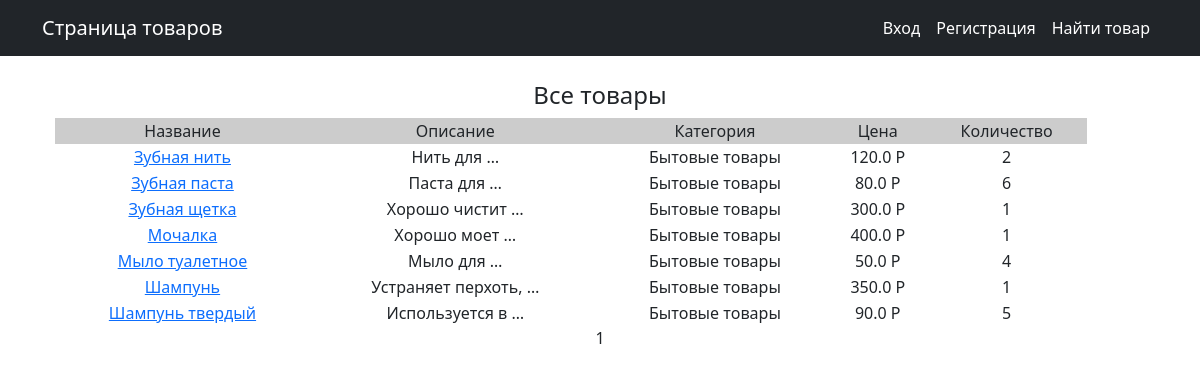
The app's page /, older data.
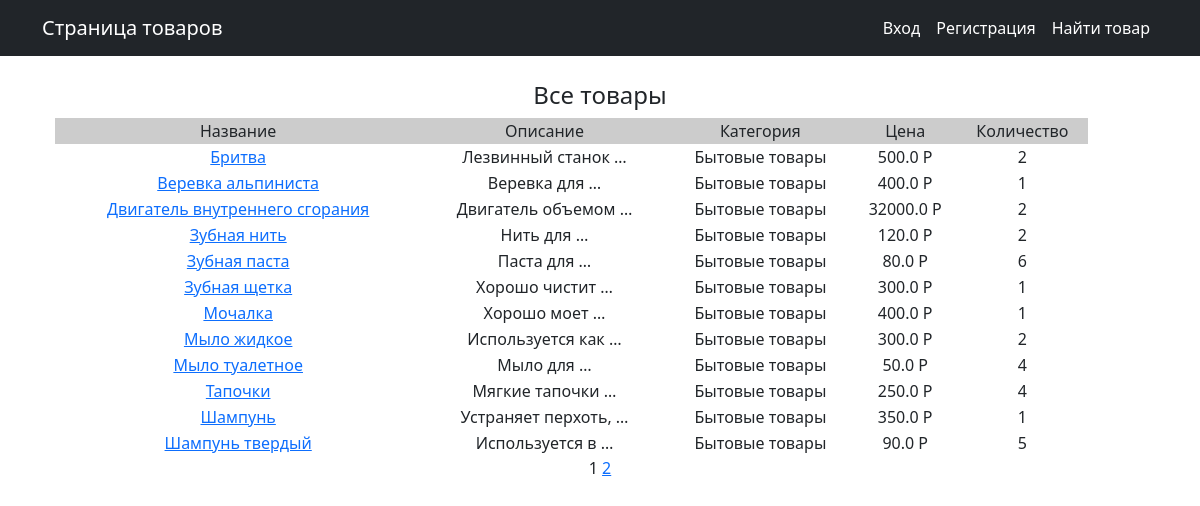
The same page, newer data.
### product/models.py (models this page shows, shortened)
class Product(models.Model):
    name = models.CharField(
        max_length=50,
        unique=True,  # названия товаров не должны повторяться
    )
    description = models.TextField()
    quantity = models.IntegerField(
        validators=[MinValueValidator(0)],
    )
    category = models.ForeignKey(
        to='Category',
        on_delete=models.CASCADE,
        related_name='products',  # все продукты в категории будут доступны через поле products
    )
    price = models.FloatField(
        validators=[MinValueValidator(0.0)],
    )

class Category(models.Model):
    name = models.CharField(max_length=100, unique=True)

### product/views.py (the view)
# urls.py: path('', ProductsList.as_view(), name='product_list'),
class ProductsList(ListView):
    model = Product
    ordering = 'name'
    template_name = 'products.html'
    context_object_name = 'products'
    paginate_by = 12

### product/templatetags/custom_filters.py (called while the page is built)
@register.filter()
def currency(value, code='rub'):
   postfix = CURRENCIES_SYMBOLS[code]
   return f'{value} {postfix}'

### product/templatetags/custom_tags.py (called while the page is built)
@register.simple_tag(takes_context=True)
def url_replace(context, **kwargs):
   d = context['request'].GET.copy()
   for k, v in kwargs.items():
       d[k] = v
   return d.urlencode()

### templates/products.html (shortened to what this page needs)
{% extends 'flatpages/default.html' %}
{% load custom_filters %}
{% load custom_tags %}
{% block content %}
   <h4>Все товары</h4>
   {% if products %}
<div class="content">
       <table  width="95%">
           <tr bgcolor="#CCCCCC">
               <td>Название</td>
               <td>Описание</td>
               <td>Категория</td>
               <td>Цена</td>
               <td>Количество</td>
           </tr>
           {% for product in products %}
           <tr>
               <td><a href="{% url 'product_detail' product.id %}">{{ product.name }}</a></td>
               <td>{{ product.description|truncatewords:2 }}</td>
               <td>{{ product.category.name }}</td>
               <td>{{ product.price|currency:"rub" }}</td>
               <td>{{ product.quantity }}</td>
               <td>
               </td>
           </tr>
           {% endfor %}
       </table>
</div>
   {% else %}
       <h2>Товаров нет!</h2>
   {% endif %}
   {{ page_obj.number }}
   {% if page_obj.has_next %}
       <a href="?{% url_replace page=page_obj.next_page_number %}">{{ page_obj.next_page_number }}</a>
   {% endif %}
{% endblock content %}

### templates/flatpages/default.html (shortened to what this page needs)
<!DOCTYPE html>
<html lang="en">
    <head>
        {% load static %}
        <link href="{% static 'css/styles.css' %}" rel="stylesheet" />
    </head>
    <body>
        <nav class="navbar navbar-expand-lg navbar-dark bg-dark">
            <div class="container">
                <a class="navbar-brand" href="{% url 'product_list' %}">Страница товаров</a>
                <div class="collapse navbar-collapse" id="navbarSupportedContent">
                    <ul class="navbar-nav ms-auto mb-2 mb-lg-0">
                        {% if user.is_anonymous %}
                        <li class="nav-item"><a class="nav-link active" aria-current="page" href="{% url 'login' %}">Вход</a></li>
                        <li class="nav-item"><a class="nav-link active" aria-current="page" href="{% url 'signup' %}">Регистрация</a></li>
                        {% endif %}
                        <li class="nav-item"><a class="nav-link active" href="{% url 'product_search' %}">Найти товар</a></li>
                    </ul>
                </div>
            </div>
        </nav>
        <div class="container">
            <div class="row">
                <div class="col-lg-12 text-center" style="padding: 25px;">
                    {% block content %}{% endblock content %}
                </div>
            </div>
        </div>
    </body>
</html>

Row changes from the older to the newer data that the page shows:
added Product: name "Бритва", description "Лезвинный станок …", category.name "Бытовые товары", price "500.0 Р", quantity "2"
added Product: name "Веревка альпиниста", description "Веревка для …", category.name "Бытовые товары", price "400.0 Р", quantity "1"
added Product: name "Двигатель внутреннего сгорания", description "Двигатель объемом …", category.name "Бытовые товары", price "32000.0 Р", quantity "2"
added Product: name "Мыло жидкое", description "Используется как …", category.name "Бытовые товары", price "300.0 Р", quantity "2"
added Product: name "Тапочки", description "Мягкие тапочки …", category.name "Бытовые товары", price "250.0 Р", quantity "4"
Text that changed along with them:
{{ page_obj.next_page_number }}: (not shown) → "2"
